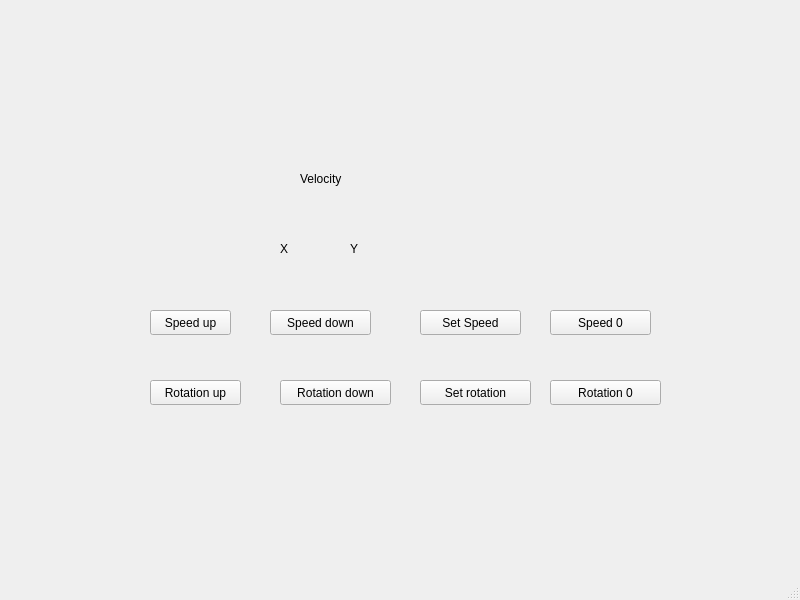
<?xml version="1.0" encoding="UTF-8"?>
<ui version="4.0">
 <class>MainWindow</class>
 <widget class="QMainWindow" name="MainWindow">
  <property name="geometry">
   <rect>
    <x>0</x>
    <y>0</y>
    <width>800</width>
    <height>600</height>
   </rect>
  </property>
  <property name="windowTitle">
   <string>MainWindow</string>
  </property>
  <widget class="QWidget" name="centralwidget">
   <widget class="QLabel" name="label">
    <property name="geometry">
     <rect>
      <x>280</x>
      <y>240</y>
      <width>31</width>
      <height>17</height>
     </rect>
    </property>
    <property name="text">
     <string>X</string>
    </property>
   </widget>
   <widget class="QPushButton" name="pushButton">
    <property name="geometry">
     <rect>
      <x>150</x>
      <y>310</y>
      <width>81</width>
      <height>25</height>
     </rect>
    </property>
    <property name="text">
     <string>Speed up</string>
    </property>
   </widget>
   <widget class="QLabel" name="label_2">
    <property name="geometry">
     <rect>
      <x>300</x>
      <y>170</y>
      <width>71</width>
      <height>17</height>
     </rect>
    </property>
    <property name="text">
     <string>Velocity</string>
    </property>
   </widget>
   <widget class="QLabel" name="label_3">
    <property name="geometry">
     <rect>
      <x>350</x>
      <y>240</y>
      <width>31</width>
      <height>17</height>
     </rect>
    </property>
    <property name="text">
     <string>Y</string>
    </property>
   </widget>
   <widget class="QPushButton" name="pushButton_2">
    <property name="geometry">
     <rect>
      <x>270</x>
      <y>310</y>
      <width>101</width>
      <height>25</height>
     </rect>
    </property>
    <property name="text">
     <string>Speed down</string>
    </property>
   </widget>
   <widget class="QPushButton" name="pushButton_3">
    <property name="geometry">
     <rect>
      <x>420</x>
      <y>310</y>
      <width>101</width>
      <height>25</height>
     </rect>
    </property>
    <property name="text">
     <string>Set Speed</string>
    </property>
   </widget>
   <widget class="QPushButton" name="pushButton_4">
    <property name="geometry">
     <rect>
      <x>550</x>
      <y>310</y>
      <width>101</width>
      <height>25</height>
     </rect>
    </property>
    <property name="text">
     <string>Speed 0</string>
    </property>
   </widget>
   <widget class="QPushButton" name="pushButton_5">
    <property name="geometry">
     <rect>
      <x>150</x>
      <y>380</y>
      <width>91</width>
      <height>25</height>
     </rect>
    </property>
    <property name="text">
     <string>Rotation up</string>
    </property>
   </widget>
   <widget class="QPushButton" name="pushButton_6">
    <property name="geometry">
     <rect>
      <x>280</x>
      <y>380</y>
      <width>111</width>
      <height>25</height>
     </rect>
    </property>
    <property name="text">
     <string>Rotation down</string>
    </property>
   </widget>
   <widget class="QPushButton" name="pushButton_7">
    <property name="geometry">
     <rect>
      <x>420</x>
      <y>380</y>
      <width>111</width>
      <height>25</height>
     </rect>
    </property>
    <property name="text">
     <string>Set rotation</string>
    </property>
   </widget>
   <widget class="QPushButton" name="pushButton_8">
    <property name="geometry">
     <rect>
      <x>550</x>
      <y>380</y>
      <width>111</width>
      <height>25</height>
     </rect>
    </property>
    <property name="text">
     <string>Rotation 0</string>
    </property>
   </widget>
  </widget>
  <widget class="QMenuBar" name="menubar">
   <property name="geometry">
    <rect>
     <x>0</x>
     <y>0</y>
     <width>800</width>
     <height>22</height>
    </rect>
   </property>
  </widget>
  <widget class="QStatusBar" name="statusbar"/>
 </widget>
 <resources/>
 <connections/>
</ui>
